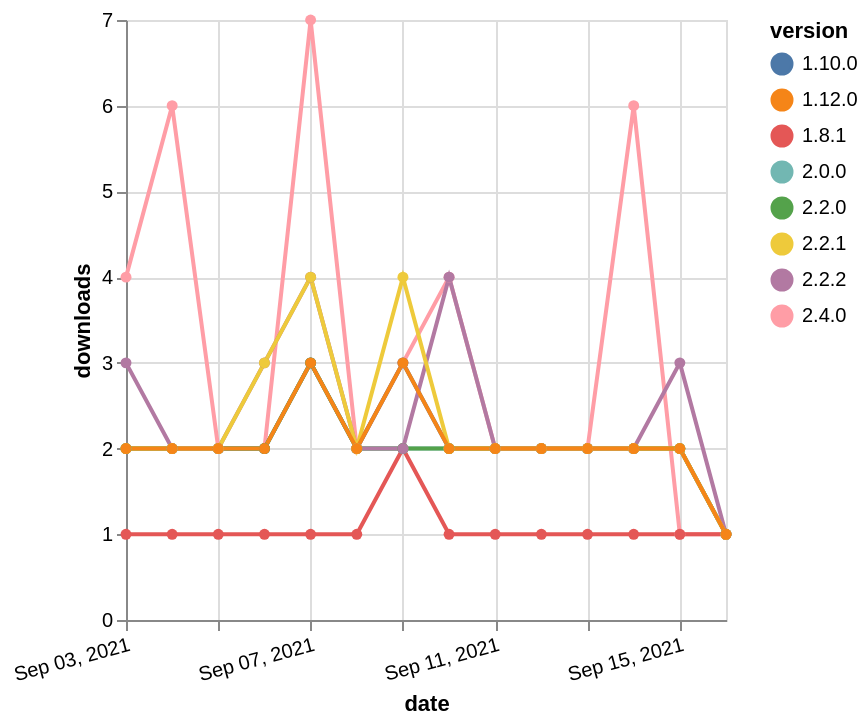

Express this chart as Vega-Lite.
### Vega-Lite specification from a JSON file in a GitHub repository (floating-point values rounded to 4 significant figures)
{"$schema": "https://vega.github.io/schema/vega-lite/v5.json", "description": "A simple bar chart with embedded data.", "data": {"values": [{"date": "2021-09-03", "total": 248, "delta": 4, "version": "2.4.0"}, {"date": "2021-09-04", "total": 254, "delta": 6, "version": "2.4.0"}, {"date": "2021-09-05", "total": 256, "delta": 2, "version": "2.4.0"}, {"date": "2021-09-06", "total": 258, "delta": 2, "version": "2.4.0"}, {"date": "2021-09-07", "total": 265, "delta": 7, "version": "2.4.0"}, {"date": "2021-09-08", "total": 267, "delta": 2, "version": "2.4.0"}, {"date": "2021-09-09", "total": 270, "delta": 3, "version": "2.4.0"}, {"date": "2021-09-10", "total": 274, "delta": 4, "version": "2.4.0"}, {"date": "2021-09-11", "total": 276, "delta": 2, "version": "2.4.0"}, {"date": "2021-09-12", "total": 278, "delta": 2, "version": "2.4.0"}, {"date": "2021-09-13", "total": 280, "delta": 2, "version": "2.4.0"}, {"date": "2021-09-14", "total": 286, "delta": 6, "version": "2.4.0"}, {"date": "2021-09-15", "total": 287, "delta": 1, "version": "2.4.0"}, {"date": "2021-09-16", "total": 288, "delta": 1, "version": "2.4.0"}, {"date": "2021-09-03", "total": 1713, "delta": 2, "version": "1.10.0"}, {"date": "2021-09-04", "total": 1715, "delta": 2, "version": "1.10.0"}, {"date": "2021-09-05", "total": 1717, "delta": 2, "version": "1.10.0"}, {"date": "2021-09-06", "total": 1719, "delta": 2, "version": "1.10.0"}, {"date": "2021-09-07", "total": 1722, "delta": 3, "version": "1.10.0"}, {"date": "2021-09-08", "total": 1724, "delta": 2, "version": "1.10.0"}, {"date": "2021-09-09", "total": 1727, "delta": 3, "version": "1.10.0"}, {"date": "2021-09-10", "total": 1729, "delta": 2, "version": "1.10.0"}, {"date": "2021-09-11", "total": 1731, "delta": 2, "version": "1.10.0"}, {"date": "2021-09-12", "total": 1733, "delta": 2, "version": "1.10.0"}, {"date": "2021-09-13", "total": 1735, "delta": 2, "version": "1.10.0"}, {"date": "2021-09-14", "total": 1737, "delta": 2, "version": "1.10.0"}, {"date": "2021-09-15", "total": 1739, "delta": 2, "version": "1.10.0"}, {"date": "2021-09-16", "total": 1740, "delta": 1, "version": "1.10.0"}, {"date": "2021-09-03", "total": 252, "delta": 1, "version": "1.8.1"}, {"date": "2021-09-04", "total": 253, "delta": 1, "version": "1.8.1"}, {"date": "2021-09-05", "total": 254, "delta": 1, "version": "1.8.1"}, {"date": "2021-09-06", "total": 255, "delta": 1, "version": "1.8.1"}, {"date": "2021-09-07", "total": 256, "delta": 1, "version": "1.8.1"}, {"date": "2021-09-08", "total": 257, "delta": 1, "version": "1.8.1"}, {"date": "2021-09-09", "total": 259, "delta": 2, "version": "1.8.1"}, {"date": "2021-09-10", "total": 260, "delta": 1, "version": "1.8.1"}, {"date": "2021-09-11", "total": 261, "delta": 1, "version": "1.8.1"}, {"date": "2021-09-12", "total": 262, "delta": 1, "version": "1.8.1"}, {"date": "2021-09-13", "total": 263, "delta": 1, "version": "1.8.1"}, {"date": "2021-09-14", "total": 264, "delta": 1, "version": "1.8.1"}, {"date": "2021-09-15", "total": 265, "delta": 1, "version": "1.8.1"}, {"date": "2021-09-16", "total": 266, "delta": 1, "version": "1.8.1"}, {"date": "2021-09-03", "total": 1048, "delta": 2, "version": "2.0.0"}, {"date": "2021-09-04", "total": 1050, "delta": 2, "version": "2.0.0"}, {"date": "2021-09-05", "total": 1052, "delta": 2, "version": "2.0.0"}, {"date": "2021-09-06", "total": 1054, "delta": 2, "version": "2.0.0"}, {"date": "2021-09-07", "total": 1057, "delta": 3, "version": "2.0.0"}, {"date": "2021-09-08", "total": 1059, "delta": 2, "version": "2.0.0"}, {"date": "2021-09-09", "total": 1061, "delta": 2, "version": "2.0.0"}, {"date": "2021-09-10", "total": 1063, "delta": 2, "version": "2.0.0"}, {"date": "2021-09-11", "total": 1065, "delta": 2, "version": "2.0.0"}, {"date": "2021-09-12", "total": 1067, "delta": 2, "version": "2.0.0"}, {"date": "2021-09-13", "total": 1069, "delta": 2, "version": "2.0.0"}, {"date": "2021-09-14", "total": 1071, "delta": 2, "version": "2.0.0"}, {"date": "2021-09-15", "total": 1073, "delta": 2, "version": "2.0.0"}, {"date": "2021-09-16", "total": 1074, "delta": 1, "version": "2.0.0"}, {"date": "2021-09-03", "total": 661, "delta": 2, "version": "2.2.0"}, {"date": "2021-09-04", "total": 663, "delta": 2, "version": "2.2.0"}, {"date": "2021-09-05", "total": 665, "delta": 2, "version": "2.2.0"}, {"date": "2021-09-06", "total": 667, "delta": 2, "version": "2.2.0"}, {"date": "2021-09-07", "total": 670, "delta": 3, "version": "2.2.0"}, {"date": "2021-09-08", "total": 672, "delta": 2, "version": "2.2.0"}, {"date": "2021-09-09", "total": 674, "delta": 2, "version": "2.2.0"}, {"date": "2021-09-10", "total": 676, "delta": 2, "version": "2.2.0"}, {"date": "2021-09-11", "total": 678, "delta": 2, "version": "2.2.0"}, {"date": "2021-09-12", "total": 680, "delta": 2, "version": "2.2.0"}, {"date": "2021-09-13", "total": 682, "delta": 2, "version": "2.2.0"}, {"date": "2021-09-14", "total": 684, "delta": 2, "version": "2.2.0"}, {"date": "2021-09-15", "total": 686, "delta": 2, "version": "2.2.0"}, {"date": "2021-09-16", "total": 687, "delta": 1, "version": "2.2.0"}, {"date": "2021-09-03", "total": 378, "delta": 3, "version": "2.2.2"}, {"date": "2021-09-04", "total": 380, "delta": 2, "version": "2.2.2"}, {"date": "2021-09-05", "total": 382, "delta": 2, "version": "2.2.2"}, {"date": "2021-09-06", "total": 385, "delta": 3, "version": "2.2.2"}, {"date": "2021-09-07", "total": 389, "delta": 4, "version": "2.2.2"}, {"date": "2021-09-08", "total": 391, "delta": 2, "version": "2.2.2"}, {"date": "2021-09-09", "total": 393, "delta": 2, "version": "2.2.2"}, {"date": "2021-09-10", "total": 397, "delta": 4, "version": "2.2.2"}, {"date": "2021-09-11", "total": 399, "delta": 2, "version": "2.2.2"}, {"date": "2021-09-12", "total": 401, "delta": 2, "version": "2.2.2"}, {"date": "2021-09-13", "total": 403, "delta": 2, "version": "2.2.2"}, {"date": "2021-09-14", "total": 405, "delta": 2, "version": "2.2.2"}, {"date": "2021-09-15", "total": 408, "delta": 3, "version": "2.2.2"}, {"date": "2021-09-16", "total": 409, "delta": 1, "version": "2.2.2"}, {"date": "2021-09-03", "total": 690, "delta": 2, "version": "2.2.1"}, {"date": "2021-09-04", "total": 692, "delta": 2, "version": "2.2.1"}, {"date": "2021-09-05", "total": 694, "delta": 2, "version": "2.2.1"}, {"date": "2021-09-06", "total": 697, "delta": 3, "version": "2.2.1"}, {"date": "2021-09-07", "total": 701, "delta": 4, "version": "2.2.1"}, {"date": "2021-09-08", "total": 703, "delta": 2, "version": "2.2.1"}, {"date": "2021-09-09", "total": 707, "delta": 4, "version": "2.2.1"}, {"date": "2021-09-10", "total": 709, "delta": 2, "version": "2.2.1"}, {"date": "2021-09-11", "total": 711, "delta": 2, "version": "2.2.1"}, {"date": "2021-09-12", "total": 713, "delta": 2, "version": "2.2.1"}, {"date": "2021-09-13", "total": 715, "delta": 2, "version": "2.2.1"}, {"date": "2021-09-14", "total": 717, "delta": 2, "version": "2.2.1"}, {"date": "2021-09-15", "total": 719, "delta": 2, "version": "2.2.1"}, {"date": "2021-09-16", "total": 720, "delta": 1, "version": "2.2.1"}, {"date": "2021-09-03", "total": 1610, "delta": 2, "version": "1.12.0"}, {"date": "2021-09-04", "total": 1612, "delta": 2, "version": "1.12.0"}, {"date": "2021-09-05", "total": 1614, "delta": 2, "version": "1.12.0"}, {"date": "2021-09-06", "total": 1616, "delta": 2, "version": "1.12.0"}, {"date": "2021-09-07", "total": 1619, "delta": 3, "version": "1.12.0"}, {"date": "2021-09-08", "total": 1621, "delta": 2, "version": "1.12.0"}, {"date": "2021-09-09", "total": 1624, "delta": 3, "version": "1.12.0"}, {"date": "2021-09-10", "total": 1626, "delta": 2, "version": "1.12.0"}, {"date": "2021-09-11", "total": 1628, "delta": 2, "version": "1.12.0"}, {"date": "2021-09-12", "total": 1630, "delta": 2, "version": "1.12.0"}, {"date": "2021-09-13", "total": 1632, "delta": 2, "version": "1.12.0"}, {"date": "2021-09-14", "total": 1634, "delta": 2, "version": "1.12.0"}, {"date": "2021-09-15", "total": 1636, "delta": 2, "version": "1.12.0"}, {"date": "2021-09-16", "total": 1637, "delta": 1, "version": "1.12.0"}]}, "width": "container", "mark": {"type": "line", "point": {"filled": true}}, "encoding": {"x": {"field": "date", "type": "temporal", "timeUnit": "yearmonthdate", "title": "date", "axis": {"labelAngle": -15}}, "y": {"field": "delta", "type": "quantitative", "title": "downloads"}, "color": {"field": "version", "type": "nominal"}, "tooltip": {"field": "delta"}}}
